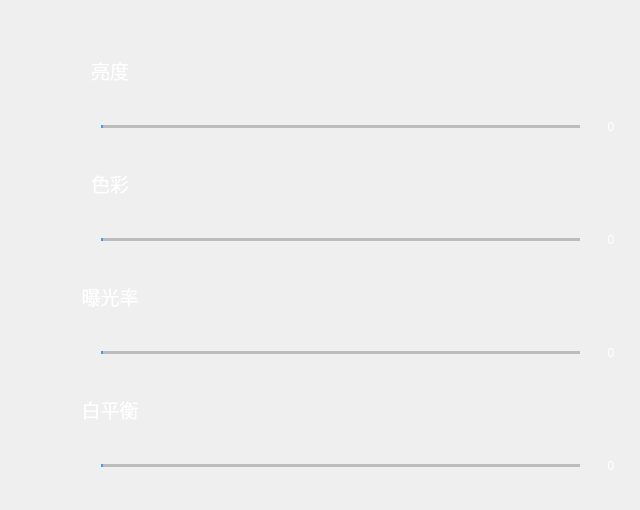
   <widget class="QWidget" name="GeneralSettingPage">
    <widget class="QWidget" name="layoutWidget">
     <property name="geometry">
      <rect>
       <x>50</x>
       <y>40</y>
       <width>581</width>
       <height>461</height>
      </rect>
     </property>
     <layout class="QVBoxLayout" name="verticalLayout_2">
      <item>
       <widget class="QLabel" name="label_3">
        <property name="minimumSize">
         <size>
          <width>120</width>
          <height>31</height>
         </size>
        </property>
        <property name="maximumSize">
         <size>
          <width>120</width>
          <height>31</height>
         </size>
        </property>
        <property name="styleSheet">
         <string notr="true">color:rgb(255,255,255,255);
background-color: rgba(255, 255, 255,0);</string>
        </property>
        <property name="text">
         <string>&lt;html&gt;&lt;head/&gt;&lt;body&gt;&lt;p align=&quot;center&quot;&gt;&lt;span style=&quot; font-size:14pt;&quot;&gt;亮度&lt;/span&gt;&lt;/p&gt;&lt;/body&gt;&lt;/html&gt;</string>
        </property>
       </widget>
      </item>
      <item>
       <layout class="QHBoxLayout" name="horizontalLayout_7">
        <item>
         <widget class="QLabel" name="label_13">
          <property name="minimumSize">
           <size>
            <width>40</width>
            <height>40</height>
           </size>
          </property>
          <property name="maximumSize">
           <size>
            <width>40</width>
            <height>40</height>
           </size>
          </property>
          <property name="styleSheet">
           <string notr="true">border-image: url(:/images/cameraIcons/light.png);
background-color: rgba(255, 255, 255, 0);</string>
          </property>
          <property name="text">
           <string/>
          </property>
         </widget>
        </item>
        <item>
         <widget class="QSlider" name="lightSlider">
          <property name="styleSheet">
           <string notr="true">QSlider{
border-color: #bcbcbc;
background-color:rgba(255,255,255,0);
}
QSlider::groove:horizontal {                                
     border: 1px solid #999999;                             
     height: 1px;                                           
    margin: 0px 0;                                         
     left: 5px; right: 5px; 
 }
QSlider::handle:horizontal {                               
     border: 0px ;                           
     border-image: url(:/images/cameraIcons/silderController.png);
     width: 15px;                                           
     margin: -7px -7px -7px -7px;                  
} 
QSlider::add-page:horizontal{
background: qlineargradient(spread:pad, x1:0, y1:1, x2:0, y2:0, stop:0 #bcbcbc, stop:0.25 #bcbcbc, stop:0.5 #bcbcbc, stop:1 #bcbcbc); 

}
QSlider::sub-page:horizontal{                               
 background: qlineargradient(spread:pad, x1:0, y1:1, x2:0, y2:0, stop:0 #439cf3, stop:0.25 #439cf3, stop:0.5 #439cf3, stop:1 #439cf3);                     
}</string>
          </property>
          <property name="orientation">
           <enum>Qt::Horizontal</enum>
          </property>
         </widget>
        </item>
        <item>
         <widget class="QLabel" name="lightValueLabel">
          <property name="minimumSize">
           <size>
            <width>40</width>
            <height>40</height>
           </size>
          </property>
          <property name="maximumSize">
           <size>
            <width>40</width>
            <height>40</height>
           </size>
          </property>
          <property name="styleSheet">
           <string notr="true">color: rgb(255, 255, 255);
background-color: rgba(255, 255, 255, 0);</string>
          </property>
          <property name="text">
           <string>&lt;html&gt;&lt;head/&gt;&lt;body&gt;&lt;p align=&quot;center&quot;&gt;0&lt;/p&gt;&lt;/body&gt;&lt;/html&gt;</string>
          </property>
         </widget>
        </item>
       </layout>
      </item>
      <item>
       <widget class="QLabel" name="label_10">
        <property name="minimumSize">
         <size>
          <width>120</width>
          <height>31</height>
         </size>
        </property>
        <property name="maximumSize">
         <size>
          <width>120</width>
          <height>31</height>
         </size>
        </property>
        <property name="styleSheet">
         <string notr="true">color:rgb(255,255,255,255);
background-color: rgba(255, 255, 255,0);</string>
        </property>
        <property name="text">
         <string>&lt;html&gt;&lt;head/&gt;&lt;body&gt;&lt;p align=&quot;center&quot;&gt;&lt;span style=&quot; font-size:14pt;&quot;&gt;色彩&lt;/span&gt;&lt;/p&gt;&lt;/body&gt;&lt;/html&gt;</string>
        </property>
       </widget>
      </item>
      <item>
       <layout class="QHBoxLayout" name="horizontalLayout_8">
        <item>
         <widget class="QLabel" name="label_14">
          <property name="minimumSize">
           <size>
            <width>40</width>
            <height>40</height>
           </size>
          </property>
          <property name="maximumSize">
           <size>
            <width>40</width>
            <height>40</height>
           </size>
          </property>
          <property name="styleSheet">
           <string notr="true">border-image: url(:/images/cameraIcons/color.png);
background-color: rgba(255, 255, 255, 0);</string>
          </property>
          <property name="text">
           <string/>
          </property>
         </widget>
        </item>
        <item>
         <widget class="QSlider" name="colorSlider">
          <property name="styleSheet">
           <string notr="true">QSlider{
border-color: #bcbcbc;
background-color:rgba(255,255,255,0);
}
QSlider::groove:horizontal {                                
     border: 1px solid #999999;                             
     height: 1px;                                           
    margin: 0px 0;                                         
     left: 5px; right: 5px; 
 }
QSlider::handle:horizontal {                               
     border: 0px ;                           
     border-image: url(:/images/cameraIcons/silderController.png);
     width: 15px;                                           
     margin: -7px -7px -7px -7px;                  
} 
QSlider::add-page:horizontal{
background: qlineargradient(spread:pad, x1:0, y1:1, x2:0, y2:0, stop:0 #bcbcbc, stop:0.25 #bcbcbc, stop:0.5 #bcbcbc, stop:1 #bcbcbc); 

}
QSlider::sub-page:horizontal{                               
 background: qlineargradient(spread:pad, x1:0, y1:1, x2:0, y2:0, stop:0 #439cf3, stop:0.25 #439cf3, stop:0.5 #439cf3, stop:1 #439cf3);                     
}</string>
          </property>
          <property name="orientation">
           <enum>Qt::Horizontal</enum>
          </property>
         </widget>
        </item>
        <item>
         <widget class="QLabel" name="colorValueLabel">
          <property name="minimumSize">
           <size>
            <width>40</width>
            <height>40</height>
           </size>
          </property>
          <property name="maximumSize">
           <size>
            <width>40</width>
            <height>40</height>
           </size>
          </property>
          <property name="styleSheet">
           <string notr="true">color: rgb(255, 255, 255);
background-color: rgba(255, 255, 255, 0);</string>
          </property>
          <property name="text">
           <string>&lt;html&gt;&lt;head/&gt;&lt;body&gt;&lt;p align=&quot;center&quot;&gt;0&lt;/p&gt;&lt;/body&gt;&lt;/html&gt;</string>
          </property>
         </widget>
        </item>
       </layout>
      </item>
      <item>
       <widget class="QLabel" name="label_11">
        <property name="minimumSize">
         <size>
          <width>120</width>
          <height>31</height>
         </size>
        </property>
        <property name="maximumSize">
         <size>
          <width>120</width>
          <height>31</height>
         </size>
        </property>
        <property name="styleSheet">
         <string notr="true">color:rgb(255,255,255,255);
background-color: rgba(255, 255, 255,0);</string>
        </property>
        <property name="text">
         <string>&lt;html&gt;&lt;head/&gt;&lt;body&gt;&lt;p align=&quot;center&quot;&gt;&lt;span style=&quot; font-size:14pt;&quot;&gt;曝光率&lt;/span&gt;&lt;/p&gt;&lt;/body&gt;&lt;/html&gt;</string>
        </property>
       </widget>
      </item>
      <item>
       <layout class="QHBoxLayout" name="horizontalLayout_9">
        <item>
         <widget class="QLabel" name="label_15">
          <property name="minimumSize">
           <size>
            <width>40</width>
            <height>40</height>
           </size>
          </property>
          <property name="maximumSize">
           <size>
            <width>40</width>
            <height>40</height>
           </size>
          </property>
          <property name="styleSheet">
           <string notr="true">border-image: url(:/images/cameraIcons/contrast.png);
background-color: rgba(255, 255, 255, 0);</string>
          </property>
          <property name="text">
           <string/>
          </property>
         </widget>
        </item>
        <item>
         <widget class="QSlider" name="explosureSlider">
          <property name="styleSheet">
           <string notr="true">QSlider{
border-color: #bcbcbc;
background-color:rgba(255,255,255,0);
}
QSlider::groove:horizontal {                                
     border: 1px solid #999999;                             
     height: 1px;                                           
    margin: 0px 0;                                         
     left: 5px; right: 5px; 
 }
QSlider::handle:horizontal {                               
     border: 0px ;                           
     border-image: url(:/images/cameraIcons/silderController.png);
     width: 15px;                                           
     margin: -7px -7px -7px -7px;                  
} 
QSlider::add-page:horizontal{
background: qlineargradient(spread:pad, x1:0, y1:1, x2:0, y2:0, stop:0 #bcbcbc, stop:0.25 #bcbcbc, stop:0.5 #bcbcbc, stop:1 #bcbcbc); 

}
QSlider::sub-page:horizontal{                               
 background: qlineargradient(spread:pad, x1:0, y1:1, x2:0, y2:0, stop:0 #439cf3, stop:0.25 #439cf3, stop:0.5 #439cf3, stop:1 #439cf3);                     
}</string>
          </property>
          <property name="orientation">
           <enum>Qt::Horizontal</enum>
          </property>
         </widget>
        </item>
        <item>
         <widget class="QLabel" name="explosureValueLabel">
          <property name="minimumSize">
           <size>
            <width>40</width>
            <height>40</height>
           </size>
          </property>
          <property name="maximumSize">
           <size>
            <width>40</width>
            <height>40</height>
           </size>
          </property>
          <property name="styleSheet">
           <string notr="true">color: rgb(255, 255, 255);
background-color: rgba(255, 255, 255, 0);</string>
          </property>
          <property name="text">
           <string>&lt;html&gt;&lt;head/&gt;&lt;body&gt;&lt;p align=&quot;center&quot;&gt;0&lt;/p&gt;&lt;/body&gt;&lt;/html&gt;</string>
          </property>
         </widget>
        </item>
       </layout>
      </item>
      <item>
       <widget class="QLabel" name="label_12">
        <property name="minimumSize">
         <size>
          <width>120</width>
          <height>31</height>
         </size>
        </property>
        <property name="maximumSize">
         <size>
          <width>120</width>
          <height>31</height>
         </size>
        </property>
        <property name="styleSheet">
         <string notr="true">color:rgb(255,255,255,255);
background-color: rgba(255, 255, 255,0);</string>
        </property>
        <property name="text">
         <string>&lt;html&gt;&lt;head/&gt;&lt;body&gt;&lt;p align=&quot;center&quot;&gt;&lt;span style=&quot; font-size:14pt;&quot;&gt;白平衡&lt;/span&gt;&lt;/p&gt;&lt;/body&gt;&lt;/html&gt;</string>
        </property>
       </widget>
      </item>
      <item>
       <layout class="QHBoxLayout" name="horizontalLayout_10">
        <item>
         <widget class="QLabel" name="label_16">
          <property name="minimumSize">
           <size>
            <width>40</width>
            <height>40</height>
           </size>
          </property>
          <property name="maximumSize">
           <size>
            <width>40</width>
            <height>40</height>
           </size>
          </property>
          <property name="styleSheet">
           <string notr="true">border-image: url(:/images/cameraIcons/balance.png);
background-color: rgba(255, 255, 255, 0);</string>
          </property>
          <property name="text">
           <string/>
          </property>
         </widget>
        </item>
        <item>
         <widget class="QSlider" name="balanceSlider">
          <property name="styleSheet">
           <string notr="true">QSlider{
border-color: #bcbcbc;
background-color:rgba(255,255,255,0);
}
QSlider::groove:horizontal {                                
     border: 1px solid #999999;                             
     height: 1px;                                           
    margin: 0px 0;                                         
     left: 5px; right: 5px; 
 }
QSlider::handle:horizontal {                               
     border: 0px ;                           
     border-image: url(:/images/cameraIcons/silderController.png);
     width: 15px;                                           
     margin: -7px -7px -7px -7px;                  
} 
QSlider::add-page:horizontal{
background: qlineargradient(spread:pad, x1:0, y1:1, x2:0, y2:0, stop:0 #bcbcbc, stop:0.25 #bcbcbc, stop:0.5 #bcbcbc, stop:1 #bcbcbc); 

}
QSlider::sub-page:horizontal{                               
 background: qlineargradient(spread:pad, x1:0, y1:1, x2:0, y2:0, stop:0 #439cf3, stop:0.25 #439cf3, stop:0.5 #439cf3, stop:1 #439cf3);                     
}</string>
          </property>
          <property name="orientation">
           <enum>Qt::Horizontal</enum>
          </property>
         </widget>
        </item>
        <item>
         <widget class="QLabel" name="balanceValueLabel">
          <property name="minimumSize">
           <size>
            <width>40</width>
            <height>40</height>
           </size>
          </property>
          <property name="maximumSize">
           <size>
            <width>40</width>
            <height>40</height>
           </size>
          </property>
          <property name="styleSheet">
           <string notr="true">color: rgb(255, 255, 255);
background-color: rgba(255, 255, 255, 0);</string>
          </property>
          <property name="text">
           <string>&lt;html&gt;&lt;head/&gt;&lt;body&gt;&lt;p align=&quot;center&quot;&gt;0&lt;/p&gt;&lt;/body&gt;&lt;/html&gt;</string>
          </property>
         </widget>
        </item>
       </layout>
      </item>
     </layout>
    </widget>
   </widget>
